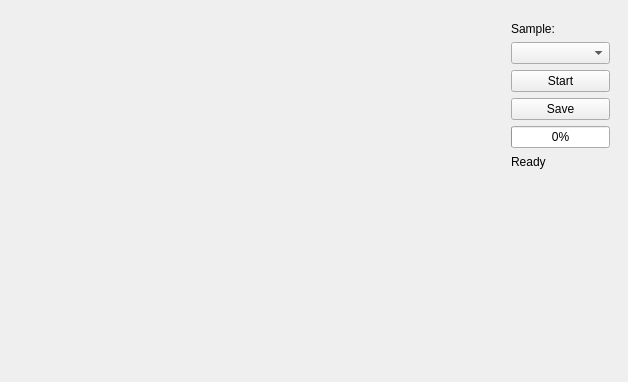
<?xml version="1.0" encoding="UTF-8"?>
<ui version="4.0">
 <class>MainWindow</class>
 <widget class="QMainWindow" name="MainWindow">
  <property name="geometry">
   <rect>
    <x>0</x>
    <y>0</y>
    <width>628</width>
    <height>382</height>
   </rect>
  </property>
  <property name="windowTitle">
   <string>TinyRayTracing</string>
  </property>
  <widget class="QWidget" name="centralWidget">
   <widget class="DrawWidget" name="widget" native="true">
    <property name="geometry">
     <rect>
      <x>10</x>
      <y>10</y>
      <width>480</width>
      <height>360</height>
     </rect>
    </property>
   </widget>
   <widget class="QWidget" name="">
    <property name="geometry">
     <rect>
      <x>500</x>
      <y>10</y>
      <width>121</width>
      <height>170</height>
     </rect>
    </property>
    <layout class="QVBoxLayout" name="verticalLayout">
     <item>
      <widget class="QLabel" name="label">
       <property name="text">
        <string>Sample:</string>
       </property>
      </widget>
     </item>
     <item>
      <widget class="QComboBox" name="sampleList"/>
     </item>
     <item>
      <widget class="QPushButton" name="renderBtn">
       <property name="text">
        <string>Start</string>
       </property>
      </widget>
     </item>
     <item>
      <widget class="QPushButton" name="saveBtn">
       <property name="text">
        <string>Save</string>
       </property>
      </widget>
     </item>
     <item>
      <widget class="QProgressBar" name="progressBar">
       <property name="value">
        <number>0</number>
       </property>
      </widget>
     </item>
     <item>
      <widget class="QLabel" name="stateLabel">
       <property name="text">
        <string>Ready</string>
       </property>
      </widget>
     </item>
    </layout>
   </widget>
  </widget>
 </widget>
 <layoutdefault spacing="6" margin="11"/>
 <customwidgets>
  <customwidget>
   <class>DrawWidget</class>
   <extends>QWidget</extends>
   <header>drawwidget.h</header>
   <container>1</container>
  </customwidget>
 </customwidgets>
 <resources/>
 <connections/>
</ui>
